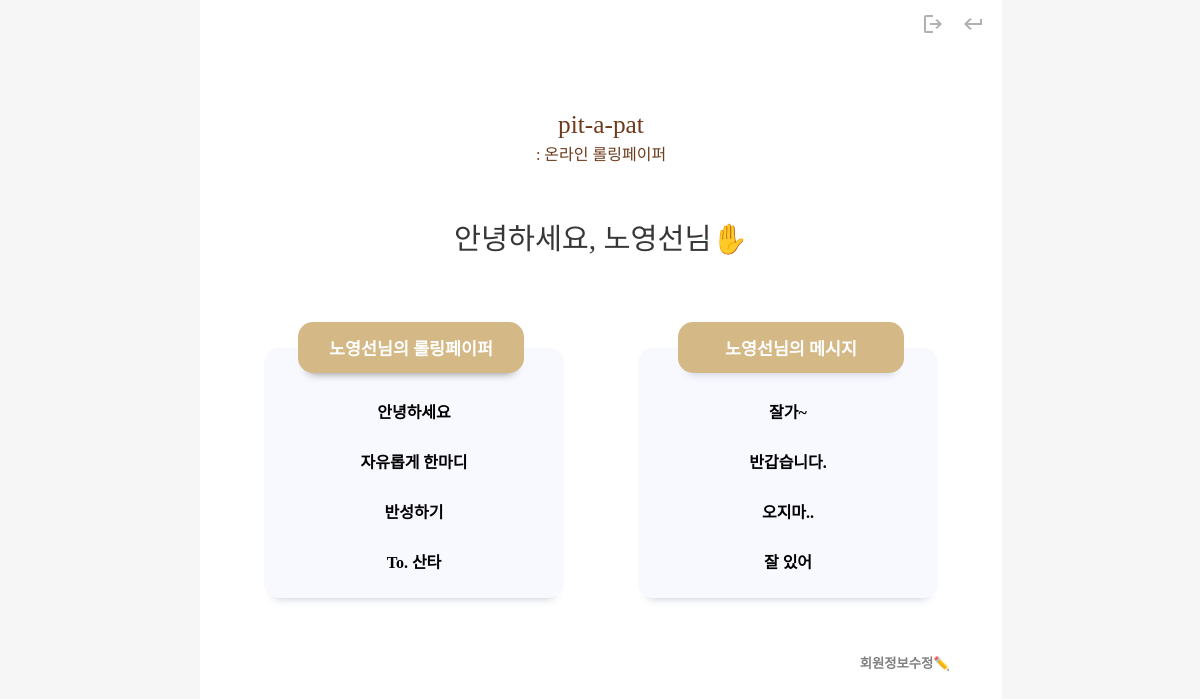
The page /users/my_page (signed in) on the database its author committed.
### papers/models.py (models this page shows)
class Rolling_paper(models.Model) :
    paper_number = models.AutoField(primary_key=True)
    nickname = models.ForeignKey(Auth_User, on_delete=models.CASCADE, to_field="username", db_column="nickname")
    subject = models.CharField(max_length=50, default="Untitled")
    users = models.IntegerField(default=0)
    created = models.DateTimeField(default=timezone.now)
    completed = models.DateTimeField(null=True)
    class Meta :
        db_table = "Paper"

### message/models.py (models this page shows)
class Message(models.Model) :
    message_number = models.AutoField(primary_key=True)
    paper_number = models.ForeignKey(Rolling_paper, on_delete=models.CASCADE, to_field="paper_number", db_column="paper_number")
    nickname = models.ForeignKey(Auth_User, on_delete=models.CASCADE, to_field="username", db_column="nickname")
    content = models.CharField(max_length=500, blank=True)
    wrote = models.DateTimeField(default=timezone.now)
    modified = models.DateTimeField(default=timezone.now)
    class Meta :
        db_table = "Message"

### users/views.py (the view)
# urls.py: path('my_page', views.my_page, name='my_page'),  # 마이페이지
def my_page(request):
    if request.user.is_anonymous:
        return redirect('users:login_view')
    user_info = User.objects.get(username=request.user.username)
    first_name = user_info.first_name
    last_name = user_info.last_name
    my_paper_querySet = Rolling_paper.objects.filter(
        nickname=request.user.username).values("paper_number", "subject")
    my_papers = [dic for dic in my_paper_querySet]
    my_message_querySet = Message.objects.filter(
        nickname=request.user.username).values("paper_number", "content")
    my_messages = [dic for dic in my_message_querySet]
    context = {
        "my_papers": my_papers,
        "my_messages": my_messages,
        "name": first_name + last_name,
    }
    return render(request, 'users/my_page.html', context)

### users/templates/users/my_page.html (shortened to what this page needs)
<!DOCTYPE html>
{% load static %}
<html lang="ko">
  <head>
    <link rel="stylesheet" href="{% static 'css/my_page.css' %}">
  </head>
  <body>
    <div id="wrap">
      <div id="btn_wrap">
        <button type="button" id="logout_btn" onclick="location.href='{% url 'users:logout_view' %}'">
          <img src="{% static 'img/logout.png' %}">
        </button>
        <button type="button" id="return_btn" onclick="location.href='{% url 'main:main' %}'">
          <img src="{% static 'img/return.png' %}">
        </button>
      </div>
      <a href="{% url 'main:main' %}">
        <div id="title_wrap">
          <div id="title">pit-a-pat</div>
          <div id="subtitle">: 온라인 롤링페이퍼</div>
        </div>
      </a>
      <div id="username" name="username">안녕하세요,
        {{name }}님✋</div>
      <div id="my_wrap">
        <div id="my_paper">{{name }}님의 롤링페이퍼</div>
        <div id="my_message">{{name }}님의 메시지</div>
      </div>
      <div id="my_info_wrap">
        <div id="my_paper_wrap">
          <div id="my_papers">
            {% for i in my_papers %}
              <a href="http://localhost:8000/papers/{{i.paper_number}}">
                <p>{{i.subject}}</p>
              </a>
              {% endfor%}
            </div>
          </div>
          <div id="my_message_wrap">
            <div id="my_messages">
              {% for i in my_messages %}
                <a href="http://localhost:8000/papers/{{i.paper_number}}">
                  <p>{{i.content}}</p>
                </a>
                {% endfor%}
              </div>
            </div>
          </div>
          <button type="button" id="update_btn" onclick="location.href='{% url 'users:update' %}'">회원정보수정✏️</button>
        </div>
      </body>
    </html>

### static/css/my_page.css (style rules this page uses)
body { margin: 0; padding: 0; font-family: 'JeonjuCraftGoR'; background-color: #F6F6F6; width: 800px; height: 99.5vh; margin-left: auto; margin-right: auto; }
a { text-decoration: none; color: black; }
p { font-weight: 600; padding: 5px; width: max-content; margin-left: auto; margin-right: auto; }
button { border: 0; background-color: transparent; cursor: pointer; }
#btn_wrap { padding: 10px 10px 0 0; text-align: right; }
#return_btn { opacity: 0.3; }
#logout_btn { opacity: 0.3; }
#wrap { height: 100%; width: 100%; background-color: white; border: 1px solid white; }
#title_wrap { margin-top: 70px; text-align: center; color: #6D3B1C; cursor: pointer; }
#title { font-family: 'PartialSansKR-Regular'; font-size: 19pt; }
#subtitle { font-family: 'JeonjuCraftGoR'; font-size: 12pt; margin-top: 2px; }
#username { font-family: 'PartialSansKR-Regular'; color: #383737; margin-top: 50px; border-radius: 15px; font-size: 22pt; text-align: center; margin-left: auto; margin-right: auto; }
#my_wrap { text-align: center; position: relative; top: 25px; }
#my_paper { background-color: #D4B886; color: white; padding: 13px; text-align: center; font-size: 13pt; width: 200px; font-weight: 600; display: inline-block; margin-top: 40px; border-radius: 15px; box-shadow: 0 10px 10px -10px gray; margin-right: 75px; }
#my_message { background-color: #D4B886; color: white; border-radius: 15px; font-size: 13pt; font-weight: 600; padding: 13px; text-align: center; box-shadow: 0 10px 10px -10px #BEC5D0; width: 200px; display: inline-block; margin-left: 75px; }
#my_info_wrap { text-align: center; }
#my_paper_wrap { background-color: #F8F8FF; display: inline-block; margin-right: 35px; border-radius: 15px; width: 300px; height: 250px; text-overflow: ellipsis; overflow: auto; box-shadow: 0 10px 10px -10px #BEC5D0; }
#my_papers { white-space: nowrap; overflow: hidden; height: max-content; margin: 30px 30px 0 30px; }
#my_message_wrap { display: inline-block; border-radius: 15px; background-color: #F8F8FF; box-shadow: 0 10px 10px -10px #BEC5D0; width: 300px; height: 250px; margin-left: 35px; white-space: nowrap; text-overflow: ellipsis; overflow-y: auto; overflow-x: auto; }
#my_messages { white-space: nowrap; overflow: hidden; height: max-content; margin: 30px 30px 0 30px; }
#update_btn { background: none; border: 0; cursor: pointer; font-family: 'JeonjuCraftGoR'; float: right; margin-top: 50px; color: gray; font-weight: 600; margin-right: 45px; }

### rows shown on the page
Rolling_paper: subject "안녕하세요"
Rolling_paper: subject "자유롭게 한마디"
Rolling_paper: subject "반성하기"
Rolling_paper: subject "To. 산타"
Message: content "잘가~"
Message: content "반갑습니다."
Message: content "오지마.."
Message: content "잘 있어"

### other values the page prints
{{ name }} "노영선"
